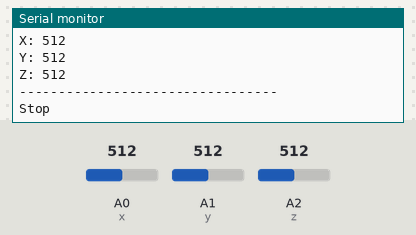
Bench run of a sketch on a simulated Arduino Uno, built with avr-gcc and run on an emulated ATmega328P. Parts: the last lines printed to the serial monitor. The test bench sets the inputs (shaded band); at power-on: A0 (x) = 512, A1 (y) = 512, A2 (z) = 512.

Above: at 1.2 s.
1.3 s: A0 (x) set to 543
2.8 s: A0 (x) set to 562
At 3.6 s:
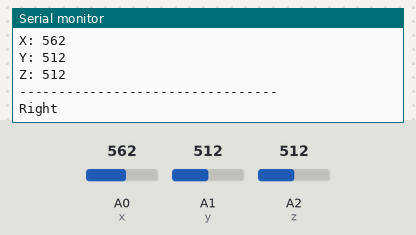
5.5 s: A1 (y) set to 534
7.0 s: A1 (y) set to 564
At 7.9 s:
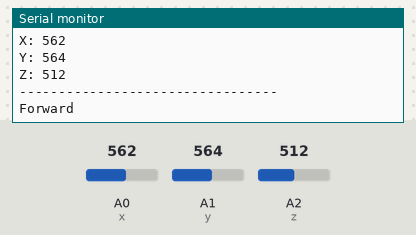
Timing chart, 0 to 10.0 s (numbered marks = the images above; inputs shaded):
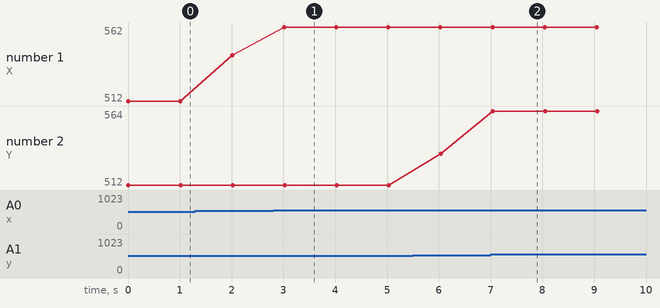

Measured:
- the behaviour switches between 551 and 552 on A0 (x) (found by bisection; images 0 and 1)
- the behaviour switches between 551 and 552 on A1 (y) (found by bisection; images 1 and 2)
- after the input at 2.8 s, the serial monitor: prints a new line after 0.21 s (image 1)
- after the input at 7.0 s, the serial monitor: prints a new line after 0.05 s (image 2)
- plotted number 1: 512 → 543 after the input at 1.3 s, 543 → 562 after the input at 2.8 s
- plotted number 2: 512 → 534 after the input at 5.5 s, 534 → 564 after the input at 7.0 s

The sketch:

ADXL1.ino
```cpp
#define x A0
#define y A1
#define z A2

int x_val;
int y_val;
int z_val;

int x_val2;
int y_val2;
int z_val2;

void setup() {
  // put your setup code here, to run once:
  pinMode(x, INPUT);
  pinMode(y, INPUT);
  pinMode(z, INPUT);
  Serial.begin(9600);
  x_val2 = analogRead(x);
  y_val2 = analogRead(y);
  z_val2 = analogRead(z);
}

void loop()
{
  // put your main code here, to run repeatedly:
  x_val = analogRead(x);
  y_val = analogRead(y);
  z_val = analogRead(z);

  int x_axis = x_val - x_val2;
  int y_axis = y_val - y_val2;
  int z_axis = z_val - z_val2;
Serial.print("X: ");
  Serial.println(x_val);
  Serial.print("Y: ");
  Serial.println(y_val);
  Serial.print("Z: ");
  Serial.println(z_val);
  Serial.println();
  Serial.println("---------------------------------");
  Serial.println();
  if(y_axis >= 40)
  {
    Serial.println("Forward");
  }
  else if(y_axis <= -40)
  {
    Serial.println("Backward");
  }
  else if(x_axis >= 40)
  {
    Serial.println("Right");
  }
  else if(x_axis <= -40)
  {
    Serial.println("Left");
  }
  else
  {
    Serial.println("Stop");
  }
  delay(1000);
}
```
